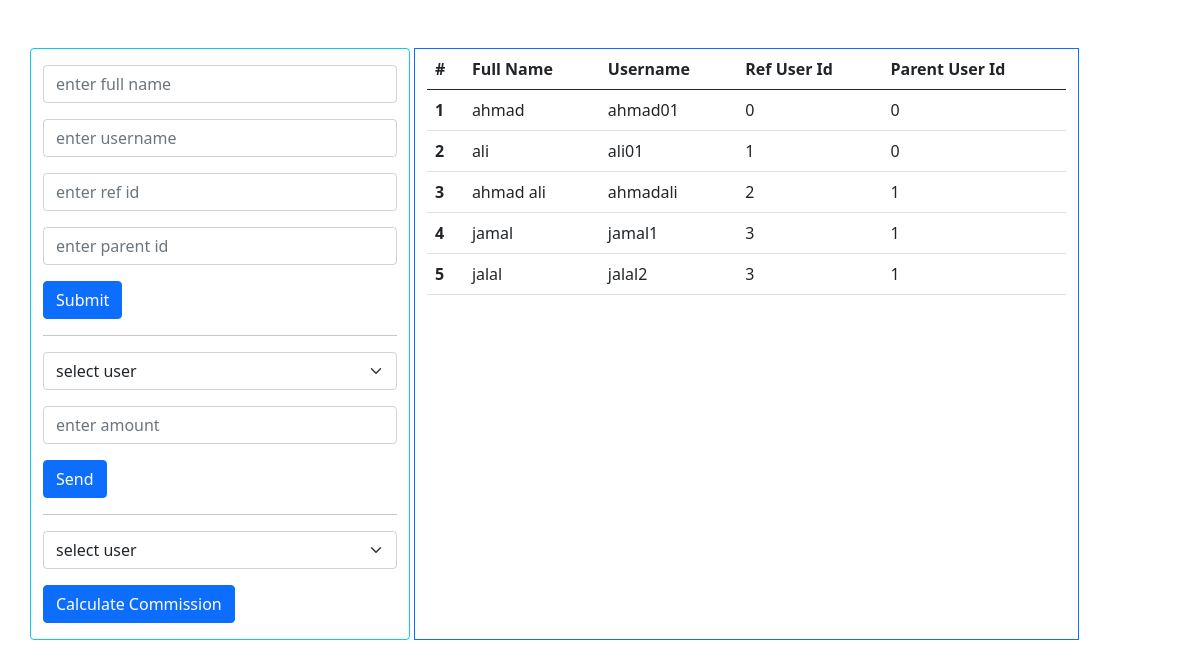
The page / on the database its author committed.
### tables this page shows
CREATE TABLE `tbl_user` (
  `id` int(11) NOT NULL,
  `fullname` varchar(50) NOT NULL,
  `username` varchar(50) NOT NULL,
  `ref_user_id` int(10) NOT NULL,
  `parent_user_id` int(10) NOT NULL
);

### User.php (called while the page is built, shortened)
<?php
    class User
    {
        private $mysql='';
        function __construct(){
            $this->mysql = new mysqli('localhost','root','','db');
        }
        function view(){
            return $this->mysql->query("select * from tbl_user");
        }
    }

### index.php (the view, shortened to what this page needs)
<!DOCTYPE html>
<html lang="en">
<head>
    <link href="https://cdn.jsdelivr.net/npm/bootstrap@5.0.2/dist/css/bootstrap.min.css" rel="stylesheet">
</head>
<body>
    <div class="container">
        <div class="row">
            <div class="col-md-4 mt-5 border border-info rounded">
                <div>
                    <?php
                        include 'User.php';
                        $userObj = new User;
                    ?>
                    <form action="" method="post">
                        <div class="mb-3 mt-3">
                            <input type="text" name="fullname" required  class="form-control"  placeholder="enter full name">
                        </div>
                        <div class="mb-3">
                            <input type="text" name="username" required  class="form-control"  placeholder="enter username">
                        </div>
                        <div class="mb-3">
                            <input type="text" name="ref_user_id" required class="form-control"  placeholder="enter ref id">
                        </div>
                        <div class="mb-3">
                            <input type="text" name="parent_user_id" required  class="form-control"  placeholder="enter parent id">
                        </div>
                        <div class="mb-3">
                            <button class="btn btn-primary" name="saveUserBtn">Submit</button>
                        </div>
                    </form>
                </div>
                <hr>
                <div>
                    <form action="" method="post">
                        <div class="mb-3">
                        <select class="form-select" name="user_id">
                            <option selected>select user</option>
                            </select>
                        </div>
                        <div class="mb-3">
                            <input type="text" name="basic_amount" required  class="form-control"  placeholder="enter amount">
                        </div>
                        <div class="mb-3">
                            <button class="btn btn-primary" name="saveAmountBtn">Send</button>
                        </div>
                    </form>
                </div>
                <hr>
                <div>
                    <form action="" method="post">
                        <div class="mb-3">
                        <select class="form-select" name="user_id">
                            <option selected>select user</option>
                            </select>
                        </div>
                        <div class="mb-3">
                            <button class="btn btn-primary" name="calAmountBtn">Calculate Commission</button>
                        </div>
                    </form>
                </div>
            </div>
            <div class="col-md-7 mt-5 border border-primary mx-1">
                <table class="table">
                    <thead>
                        <tr>
                        <th scope="col">#</th>
                        <th scope="col">Full Name</th>
                        <th scope="col">Username</th>
                        <th scope="col">Ref User Id</th>
                        <th scope="col">Parent User Id</th>
                        </tr>
                    </thead>
                    <tbody>
                        <?php
                            $data = $userObj->view(0);
                            if($data->num_rows>0){
                                while($user = $data->fetch_assoc()){
                                    echo '
                                        <tr>
                                            <th scope="row">'.$user['id'].'</th>
                                            <td>'.$user['fullname'].'</td>
                                            <td>'.$user['username'].'</td>
                                            <td>'.$user['ref_user_id'].'</td>
                                            <td>'.$user['parent_user_id'].'</td>
                                        </tr>
                                    ';
                                }
                            }
                        ?>
                    </tbody>
                </table>
            </div>
        </div>
    </div>
</body>
</html>

### rows shown on the page
tbl_user: id "1", fullname "ahmad", username "ahmad01", ref_user "0", parent_user "0"
tbl_user: id "2", fullname "ali", username "ali01", ref_user "1", parent_user "0"
tbl_user: id "3", fullname "ahmad ali", username "ahmadali", ref_user "2", parent_user "1"
tbl_user: id "4", fullname "jamal", username "jamal1", ref_user "3", parent_user "1"
tbl_user: id "5", fullname "jalal", username "jalal2", ref_user "3", parent_user "1"
